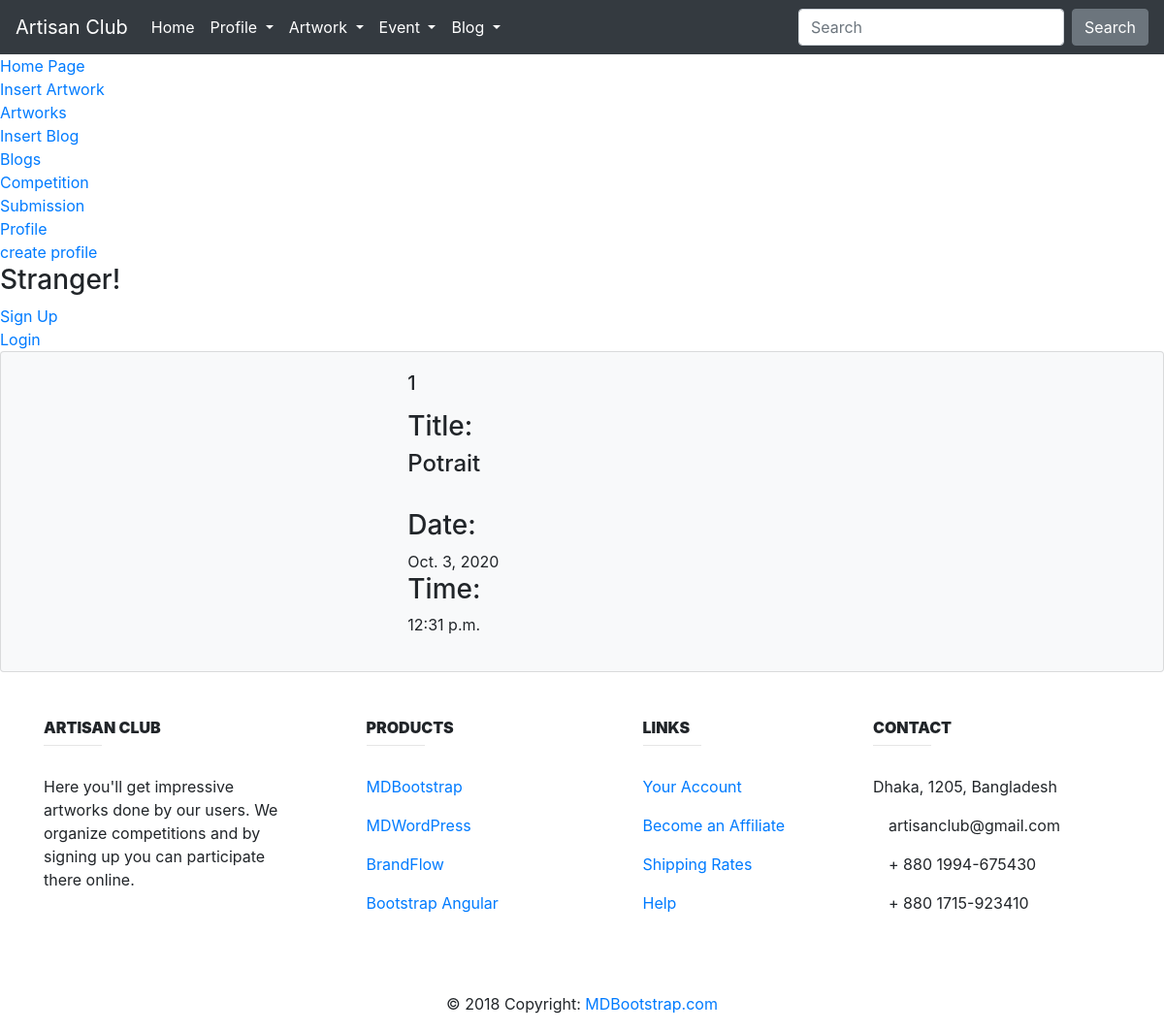
Screenshot of /Competition/1 with the database file from the repository.
### Event/models.py (models this page shows, shortened)
class Competition(models.Model):
    title = models.CharField(max_length=100,default="")
    date = models.DateField(auto_now=True)
    time = models.TimeField(auto_now=True)

### Event/views.py (the view)
# urls.py: path('Competition/<int:comp_id>', EventView.showDetails, name='detail_view'),
def showDetails(request, comp_id):
    searched_comp = get_object_or_404(Competition, id=comp_id)
    context = {
        'search': searched_comp,
    }
    return render(request, 'Event/show_event_details.html', context)

### templates/Event/show_event_details.html (shortened to what this page needs)
{% extends 'Base.html' %}
{% load crispy_forms_tags %}
{% block content  %}
        <div class="card bg-light mb-2`" >
          <div class="row no-gutters">
            <div class="col-md-4">
            </div>
            <div class="col-md-8">
              <div class="card-body">
                <h5 class="card-title">{{ search.id }}</h5>
                <p class="card-text">
                  <h3> Title: </h3><h4> {{ search.title }}</h4> <br>
                   <h3> Date: </h3> {{ search.date }} <br>
                   <h3> Time: </h3> {{ search.time }} <br>
                </p>
              </div>
            </div>
          </div>
        </div>
{% endblock content %}

### rows the page displays
Competition: id "1", title "Potrait", date "Oct. 3, 2020", time "12:31 p.m."
